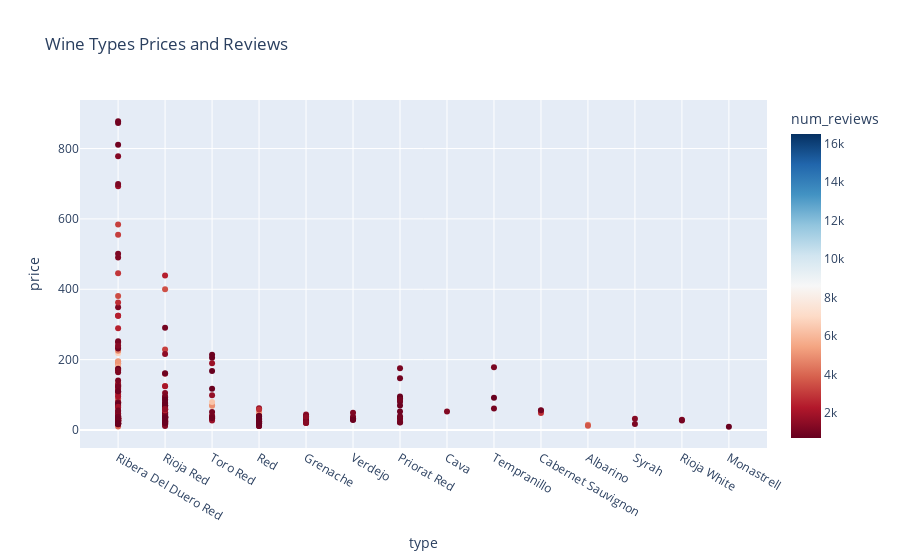

Notebook code cell kept with this figure:
### Code cell
fig = px.scatter(df2, x="type", y="price", color="num_reviews", title='Wine Types Prices and Reviews', color_continuous_scale="RdBu")
fig.show()

### Figure 1 — Plotly figure (JSON) as saved in the notebook; plotly's stock layout.template omitted (floating-point values rounded to 4 significant figures; data arrays with more than 128 entries replaced by an {"elided": "..."} marker saying what was removed)
{"data": [{"hovertemplate": "type=%{x}<br>price=%{y}<br>num_reviews=%{marker.color}<extra></extra>", "legendgroup": "", "marker": {"color": {"elided": "313 int values"}, "coloraxis": "coloraxis", "symbol": "circle"}, "mode": "markers", "name": "", "orientation": "v", "showlegend": false, "type": "scatter", "x": {"elided": "313 str values"}, "xaxis": "x", "y": {"elided": "313 float values"}, "yaxis": "y"}], "layout": {"coloraxis": {"colorbar": {"title": {"text": "num_reviews"}}, "colorscale": [[0, "rgb(103,0,31)"], [0.1, "rgb(178,24,43)"], [0.2, "rgb(214,96,77)"], [0.3, "rgb(244,165,130)"], [0.4, "rgb(253,219,199)"], [0.5, "rgb(247,247,247)"], [0.6, "rgb(209,229,240)"], [0.7, "rgb(146,197,222)"], [0.8, "rgb(67,147,195)"], [0.9, "rgb(33,102,172)"], [1, "rgb(5,48,97)"]]}, "legend": {"tracegroupgap": 0}, "title": {"text": "Wine Types Prices and Reviews"}, "xaxis": {"anchor": "y", "domain": [0, 1], "title": {"text": "type"}}, "yaxis": {"anchor": "x", "domain": [0, 1], "title": {"text": "price"}}}}
